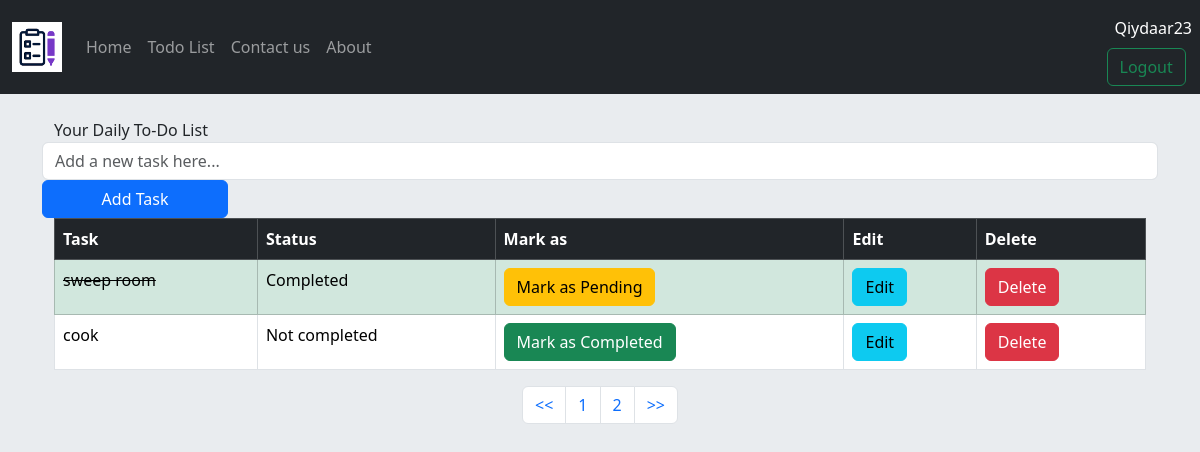
The page /task/?pg=2 (signed in) on the database its author committed.
### todolist_app/models.py (models this page shows, shortened)
class TaskList(models.Model):
    task = models.CharField(max_length=300)
    done = models.BooleanField(default=False)

### todolist_app/views.py (the view)
# urls.py: path('', views.todolist, name='todolist'),
def todolist(request):
    if request.method =="POST":
        form = TaskForm(request.POST or None)
        if form.is_valid():
            form.save()
        messages.success(request, ("A New Task Has Been Added!"))
        return redirect('todolist')
    else:
        all_tasks = TaskList.objects.all()
        paginator = Paginator(all_tasks, 5)
        page = request.GET.get('pg')
        all_tasks = paginator.get_page(page)
        return render(request, 'todolist.html', {'all_tasks': all_tasks})

### todolist_app/templates/todolist.html (shortened to what this page needs)
{% extends 'base.html' %}
{% block content %}
<div class="container">
    <br>
    <form method="POST" class="row">
        <label class="col-lg-4"> Your Daily To-Do List</label>
        <input type="text" class="form-control col-lg-6" placeholder="Add a new task here..." name="task">
        <button type="submit" class="btn btn-primary col-lg-2">Add Task</button>
    </form>
    <table class="table table-bordered">
        <thead class="table-dark">
            <tr>
                <th scope='col'>Task</th>
                <th scope='col'>Status</th>
                <th scope='col'>Mark as</th>
                <th scope='col'>Edit</th>
                <th scope='col'>Delete</th>
            </tr>
        </thead>
        <tbody>
            {% if all_tasks %}
                {% for obj in all_tasks %}
                    <tr class="{% if obj.done %}table-success{% endif %}">
                        <td scope="row">
                            {% if obj.done %}
                                <del>{{ obj.task }}</del>
                            {% else %}
                                {{ obj.task }}
                            {% endif %}
                        </td>
                        <td>{{ obj.done|yesno:"Completed,Not completed" }}</td>
                        <td>
                            {% if obj.done %}
                                <a href="{% url 'pending_task' obj.id %}" class="btn btn-warning">Mark as Pending</a>
                            {% else %}
                                <a href="{% url 'complete_task' obj.id %}" class="btn btn-success">Mark as Completed</a>
                            {% endif %}
                        </td>
                        <td><a href="{% url 'edit_task' obj.id %}" class="btn btn-info">Edit</a></td>
                        <td><a href="{% url 'delete_task' obj.id %}" class="btn btn-danger">Delete</a></td>
                    </tr>
                {% endfor %}
            {% else %}
                <tr>
                    <td colspan="5">No tasks available</td>
                </tr>
            {% endif %}
        </tbody>
    </table>
    <nav aria-label="Page navigation example">
        <ul class="pagination justify-content-center">
          <li class="page-item ">
            <a class="page-link" href="?pg=1"><<</a>
          </li>
          {% if all_tasks.has_previous %}
            <li class="page-item"><a class="page-link" href="?pg={{ all_tasks.previous_page_number }}">{{ all_tasks.previous_page_number }}</a></li>
          {% endif %}
          <li class="page-item"><a class="page-link" href="?pg={{ all_tasks.number }}">{{ all_tasks.number }}</a></li>
          <li class="page-item">
            <a class="page-link" href="?pg={{ all_tasks.paginator.num_pages }}">>></a>
          </li>
        </ul>
    </nav>
</div>
{% endblock %}

### templates/base.html (shortened to what this page needs)
{% load static %}
<!doctype html>
<html lang="en">
  <head>
    <link href="https://cdn.jsdelivr.net/npm/bootstrap@5.3.3/dist/css/bootstrap.min.css" rel="stylesheet">
    <nav class="navbar navbar-expand-lg navbar-dark bg-dark">
        <div class="container-fluid">
          <a class="navbar-brand" href="{% url 'index' %}"><img src="{% static 'images/toto.png' %}" alt="Taskmate" height="50" width="50"></a>
          <div class="collapse navbar-collapse" id="navbarNav">
            <ul class="navbar-nav">
              <li class="nav-item">
                <a class="nav-link"  href="{% url 'index' %}">Home</a>
              </li>
              <li class="nav-item">
                <a class="nav-link" href="{% url 'todolist'%}">Todo List</a>
              </li>
              <li class="nav-item">
                <a class="nav-link" href="{% url 'contact'%}">Contact us</a>
              </li>
              <li class="nav-item">
                <a class="nav-link" href="{% url 'about'%}">About</a>
              </li>
            </ul>
          </div>
        </div>
        {% if user.is_authenticated %}
          <div class="form-inline my-2 my-lg-0">
            <div class="p-2 bg-dark text-white">{{user.username}}</div>
            <a href="{% url 'logout' %}">
            <button class="btn btn-outline-success my-2 my-sm-0" type="submit">Logout</button>
            </a>
          </div>
        {% endif %}
      </nav>
  </head>
  <body class="bg-body-secondary">
    <div class="container">
        {% block content%}
        {% endblock content%}
    </div>
  </body>
</html>

### rows shown on the page
TaskList: task "sweep room", done "Completed", shows "Mark as Pending"
TaskList: task "cook", done "Not completed", shows "Mark as Completed"

### other values the page prints
{{ user.username }} "Qiydaar23"
{{ all_tasks.previous_page_number }} "1"
{{ all_tasks.number }} "2"
